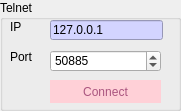
   <widget class="QGroupBox" name="groupBox">
    <property name="geometry">
     <rect>
      <x>0</x>
      <y>0</y>
      <width>181</width>
      <height>111</height>
     </rect>
    </property>
    <property name="title">
     <string>Telnet</string>
    </property>
    <widget class="QPushButton" name="Telnet_Connect">
     <property name="geometry">
      <rect>
       <x>50</x>
       <y>80</y>
       <width>111</width>
       <height>23</height>
      </rect>
     </property>
     <property name="styleSheet">
      <string notr="true">color: rgb(170, 85, 127);
border:none;
background-color: rgb(255, 208, 215);</string>
     </property>
     <property name="text">
      <string>Connect</string>
     </property>
    </widget>
    <widget class="QLineEdit" name="Telnet_IP">
     <property name="geometry">
      <rect>
       <x>50</x>
       <y>20</y>
       <width>113</width>
       <height>20</height>
      </rect>
     </property>
     <property name="styleSheet">
      <string notr="true">background-color: rgb(211, 212, 255);</string>
     </property>
     <property name="text">
      <string>127.0.0.1</string>
     </property>
    </widget>
    <widget class="QLabel" name="label">
     <property name="geometry">
      <rect>
       <x>10</x>
       <y>20</y>
       <width>47</width>
       <height>13</height>
      </rect>
     </property>
     <property name="text">
      <string>IP</string>
     </property>
    </widget>
    <widget class="QLabel" name="label_2">
     <property name="geometry">
      <rect>
       <x>10</x>
       <y>50</y>
       <width>47</width>
       <height>13</height>
      </rect>
     </property>
     <property name="text">
      <string>Port</string>
     </property>
    </widget>
    <widget class="QSpinBox" name="Telnet_Port">
     <property name="geometry">
      <rect>
       <x>50</x>
       <y>50</y>
       <width>111</width>
       <height>22</height>
      </rect>
     </property>
     <property name="maximum">
      <number>99999</number>
     </property>
     <property name="value">
      <number>50885</number>
     </property>
    </widget>
   </widget>
